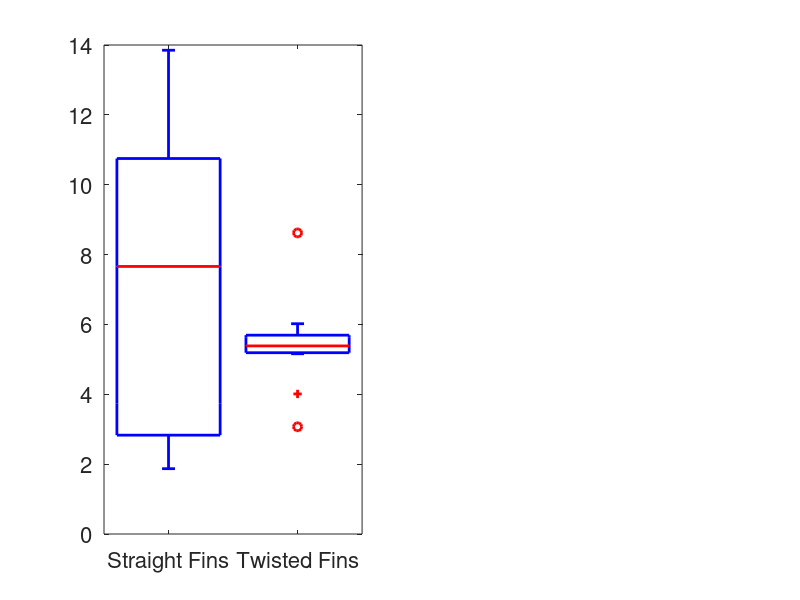

Here is the MATLAB script that generated this plot: (Note: this script raises an error after producing the figure.)
% plots experiment data for straight and twisted fins

% angle St,  pen st, ang bent, pen bent
A =[80.15	67.13	84.53	71.62;
87.6	75.3	95.74	72.97;
88.13	84.13	81.38	79.64;
78.2	83.09	86.93	63.39;
94.12	86.49	84.72	85.08;
92.26	81.53	84.7	88;
76.15	84.37	85.99	63.53;
84.53	81.09	95.16	86.12;
79.19	78.75	84.45	88.93;
100.57	80.5	83.98	84.43];

dffontsz= 16;
set(0,'DefaultLineLineWidth',2)
set(0,'defaultaxesfontsize',dffontsz);
set(0,'defaulttextfontsize',dffontsz);
rv = 0.2+0.02*linspace(-1,1,10)';
figure(1); clf;
subplot(1,2,1)
 A1=[ones(10,1),abs(A(:,1)-90)];  %  straight angle
 A2=[2*ones(10,1),abs(A(:,3)-90)];%  bent angle
 bh = boxplot([abs(A(:,1)-90),abs(A(:,3)-90)],'Labels',{'Straight Fins','Twisted Fins'});
  set(bh(:),'linewidth',1); %make lines thick
 hold on;
 plot(A1(:,1)+rv,A1(:,2),'rO');
 plot(A2(:,1)+rv,A2(:,2),'bO');
 ylabel 'Angle of Deviation (deg)';
subplot(1,2,2)
 A3=[ones(10,1),A(:,2)];
 A4=[2*ones(10,1),A(:,4)];
 bh2= boxplot([A(:,2),A(:,4)],'Labels',{'Straight Fins','Twisted Fins'});
   set(bh2(:),'linewidth',1); %make lines thick
 hold on;
 plot(A3(:,1)+rv,A3(:,2),'rO');
 hold on;
 plot(A4(:,1)+rv,A4(:,2),'bO');
 ylabel 'Penetration Depth (mm)';
 
 
 set(gcf,'PaperUnits','inches')
set(gcf,'papersize',[8.5,3])
set(gcf,'paperposition',[-0.7,0,10,3])

%%% SAVE THE PICTURE?
print -dpdf '../pictures/StraightvsTwistedAngleDepth.pdf'
%display('finished plotting')
 